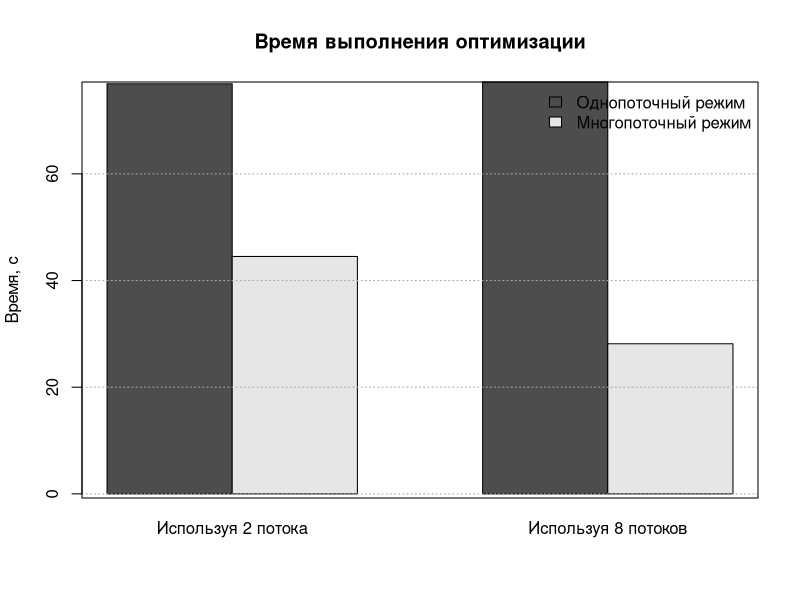

Write R code to recreate this figure.
time_2_threads <- c( 76.8894, 44.5085 )
time_8_threads <- c( 77.22, 28.1456 )

M <- matrix(
  c( time_2_threads, time_8_threads ),
  nrow = 2,
  ncol = length( time_8_threads ),
  byrow = FALSE
)

png( filename = "~/Documents/Diploma/Theory/Paper/Figures/EmTime.png",
  height = 600,
  width = 800,
  bg = "white"
)

x_labels <- c( "Используя 2 потока", "Используя 8 потоков" )
barplot( M,
  main = "Время выполнения оптимизации",
  xlab = "",
  ylab = "Время, с",
  names.arg = x_labels,
  beside = TRUE
)

grid( NA, ny = NULL, col = "darkgray" )

legend_labels <- c( "Однопоточный режим", "Многопоточный режим" )

legend(
  "topright",
  legend_labels,
  bty = "n",
  fill = grey.colors( nrow( M ) )
)

box()

dev.off()
